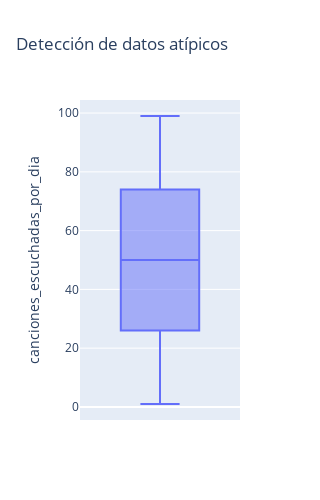

The notebook cell this image was saved under:
### Markdown cell above
## 4.- ANÁLISIS DE VALORES ATÍPICOS

### Code cell
fig = px.box(df, y='canciones_escuchadas_por_dia', title='Detección de datos atípicos')
fig.update_layout(width=300,height=500) 
fig.show()

### Figure 1 — Plotly figure (JSON) as saved in the notebook; plotly's stock layout.template omitted (floating-point values rounded to 4 significant figures; data arrays with more than 128 entries replaced by an {"elided": "..."} marker saying what was removed)
{"data": [{"alignmentgroup": "True", "hovertemplate": "canciones_escuchadas_por_dia=%{y}<extra></extra>", "legendgroup": "", "marker": {"color": "#636efa"}, "name": "", "notched": false, "offsetgroup": "", "orientation": "v", "showlegend": false, "type": "box", "x0": " ", "xaxis": "x", "y": {"elided": "7945 int values"}, "y0": " ", "yaxis": "y"}], "layout": {"boxmode": "group", "height": 500, "legend": {"tracegroupgap": 0}, "title": {"text": "Detección de datos atípicos"}, "width": 300, "xaxis": {"anchor": "y", "domain": [0, 1]}, "yaxis": {"anchor": "x", "domain": [0, 1], "title": {"text": "canciones_escuchadas_por_dia"}}}}
